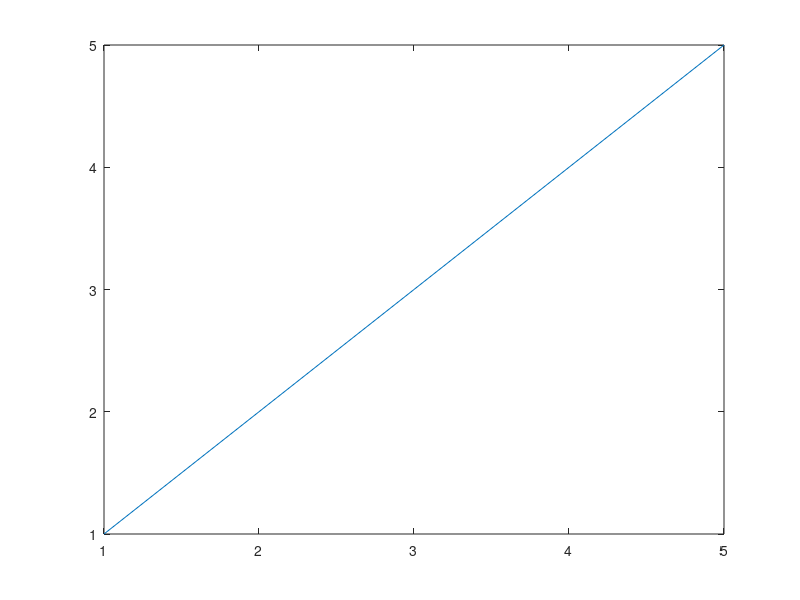

Write the MATLAB code that produced this figure.
% Contexto
% Calculo
% Resultado se tienen que graficar 
% https://youtu.be/YG-ymzQugrA
y = [1 2 3 4 5] % Y significa temp
x = [1 2 3 4 5] % X significa el dia 
plot(x,y)